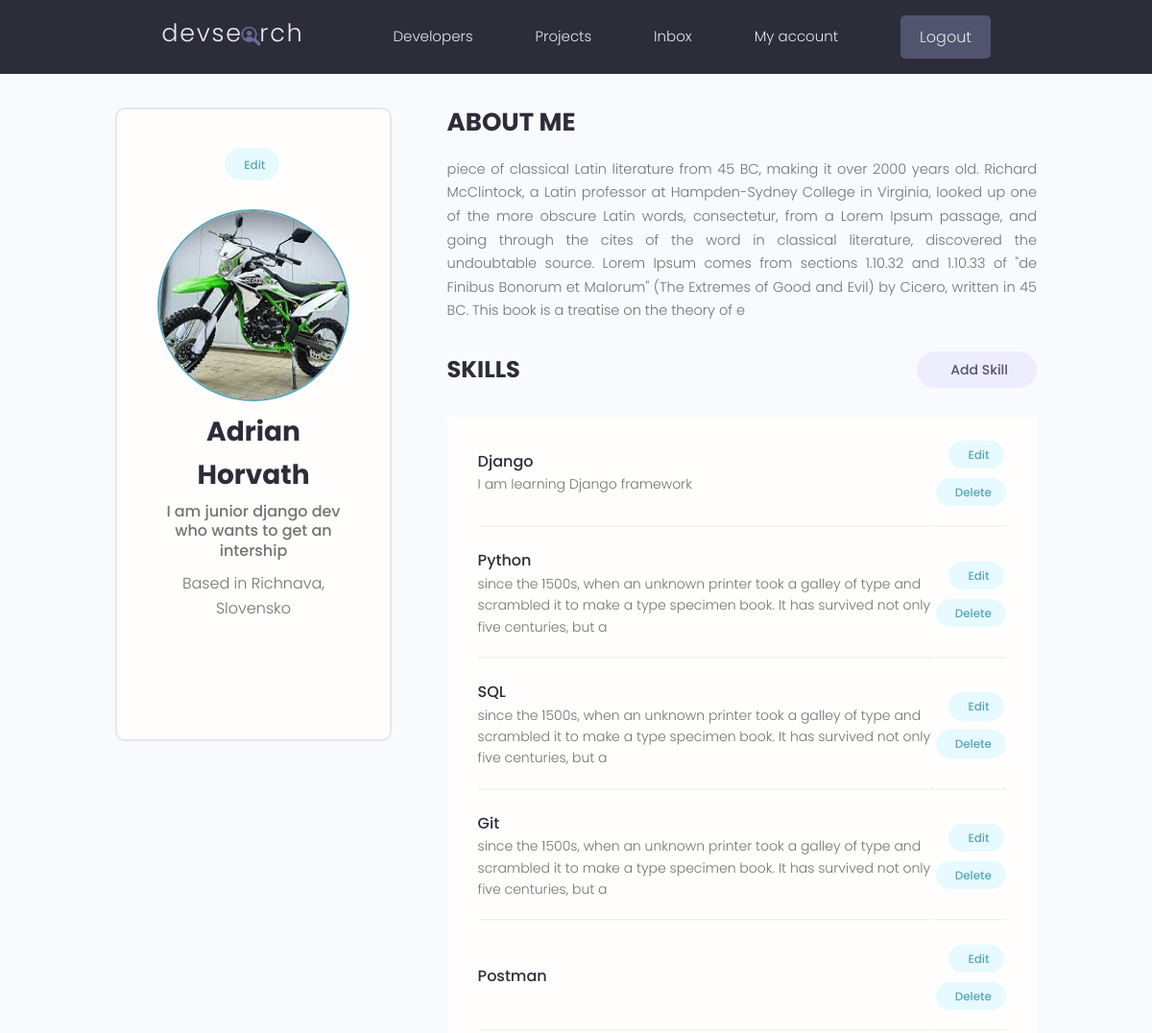
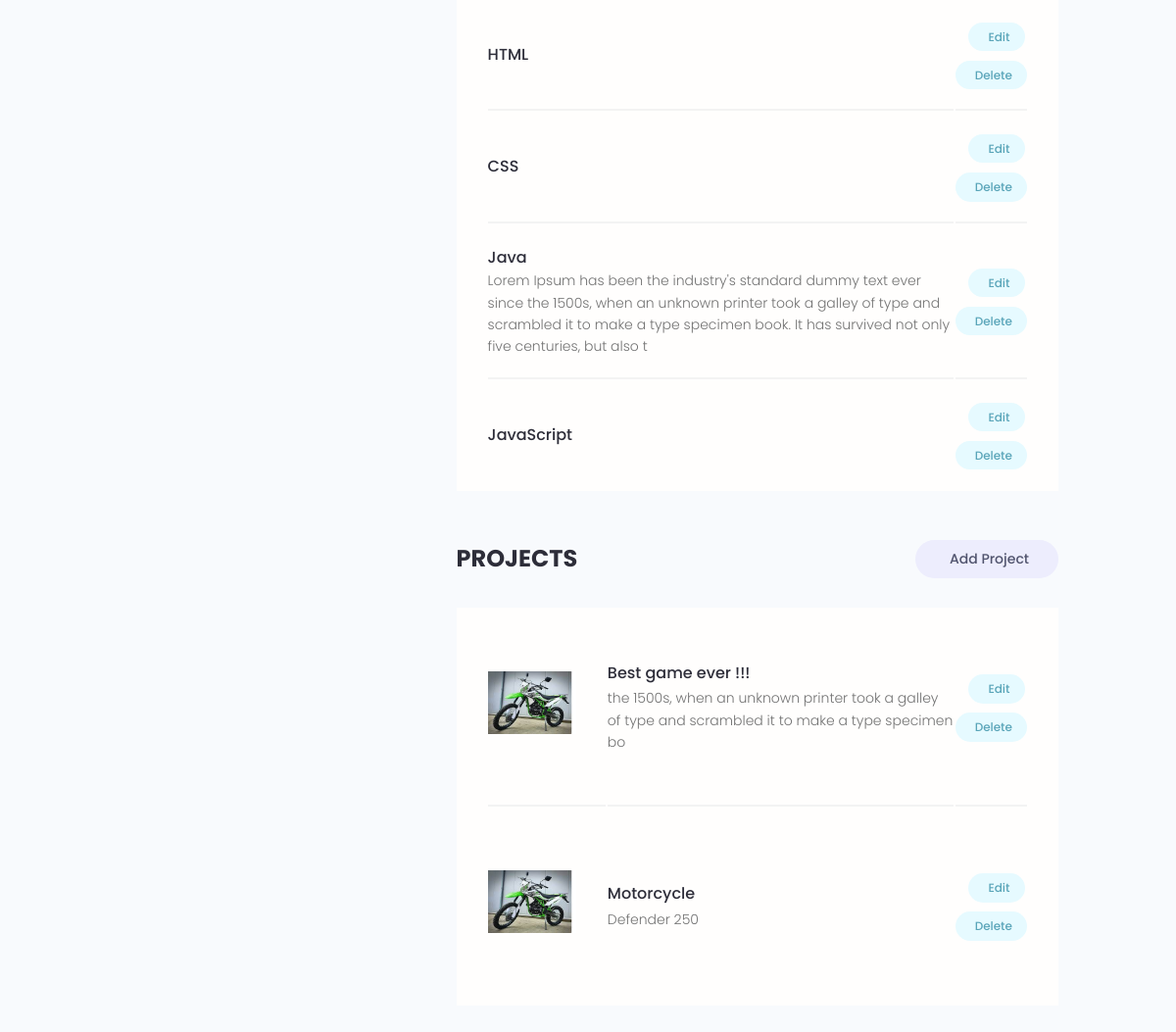
/account/2cfb1329-a3ae-4a3b-a4ca-15cfc957452f/ (signed in), run on the app's committed database (2 pictures, top to bottom).
### users/models.py (models this page shows, shortened)
class Profile(models.Model):
    id = models.UUIDField(default=uuid.uuid4, unique=True,
    primary_key=True, editable=False)
    user = models.OneToOneField(User, on_delete=models.CASCADE, null=True,blank=True)
    name = models.CharField(max_length=200, blank=True, null=True)
    username = models.CharField(max_length=200, blank=True, null=True)
    location = models.CharField(max_length=200, blank=True, null=True)
    email = models.EmailField(max_length=300, null= True, blank=True)
    short_info = models.CharField(max_length=200, blank=True, null=True)
    bio = models.TextField(blank=True, null=True)
    profile_image = models.ImageField(blank=True, null=True, upload_to="profiles/", default="profiles/user-default.png")
    social_github = models.CharField(max_length=200, blank=True, null=True)
    social_twitter = models.CharField(max_length=200, blank=True, null=True)
    social_linkedin = models.CharField(max_length=200, blank=True, null=True)
    social_youtube = models.CharField(max_length=200, blank=True, null=True)
    social_website = models.CharField(max_length=200, blank=True, null=True)
    social_stackoverflow = models.CharField(max_length=200, blank=True, null=True)
    created = models.DateTimeField(auto_now_add=True)

class Skill(models.Model):
    id = models.UUIDField(default=uuid.uuid4, unique=True,
    primary_key=True, editable=False)
    skill = models.ForeignKey(Profile,on_delete=models.CASCADE, null=True, blank=True)
    name = models.CharField(max_length=50, blank=True, null=True)
    description = models.TextField(blank=True, null=True)
    created = models.DateTimeField(auto_now_add=True)

### projects/models.py (models this page shows, shortened)
class Project(models.Model):
    id = models.UUIDField(default=uuid.uuid4, unique=True,
    primary_key=True, editable=False)
    owner = models.ForeignKey(Profile, on_delete=models.SET_NULL,null=True,blank=True)
    title = models.CharField(max_length=200)
    description = models.TextField(null=True, blank=True)
    featured_image = models.ImageField(null=True,blank=True, default="default.jpg")
    demo_link = models.CharField(max_length=2000,null=True,blank=True)
    source_link = models.CharField(max_length=2000,null=True,blank=True)
    tags = models.ManyToManyField("Tag",blank=True )
    vote_total = models.IntegerField(default=0, null=True,blank=True)
    vote_ratio = models.IntegerField(default=0, null=True,blank=True)
    created = models.DateTimeField(auto_now_add=True)
    updated = models.DateTimeField(auto_now=True)

### users/views.py (the view)
# urls.py: path("account/<str:pk>/", views.user_account,name="account" ),
@login_required(login_url="login")
def user_account (request, pk):
    account= Profile.objects.get(id=pk)
    if account.id == request.user.profile.id:
        pass
    else:
        return redirect("account", pk=request.user.profile.id)
    context = {"account":account,}
    return render(request, "users/account.html", context)

### users/templates/users/account.html (shortened to what this page needs)
{% extends 'main.html' %}
{% block content %}
<main class="settingsPage profile my-md">
    <div class="container">
        <div class="layout">
            <div class="column column--1of3">
                <div class="card text-center">
                    <div class="card__body dev">
                        <a class="tag tag--pill tag--main settings__btn" href="{% url 'edit_account' %}"> Edit</a>
                        <img class="avatar avatar--xl dev__avatar"
                            src="{{ account.profile_image.url }}" />
                        <h2 class="dev__name">{{ account.name }}</h2>
                        <p class="dev__title">{{ account.short_info|slice:"60" }}</p>
                        <p class="dev__location">Based in {{ account.location }}</p>
                        <ul class="dev__social">
                        </ul>
                    </div>
                </div>
            </div>
            <div class="column column--2of3">
                <div class="devInfo">
                    <h3 class="devInfo__title">About Me</h3>
                    <p class="devInfo__about">{{ account.bio }}</p>
                </div>
                <div class="settings">
                    <h3 class="settings__title">Skills</h3>
                    <a class="tag tag--pill tag--sub settings__btn tag--lg" href="{% url 'skill_create' %}"> Add
                        Skill</a>
                </div>
                <table class="settings__table">
                    {% for skill in account.skill_set.all %}
                    <tr>
                        <td class="settings__tableInfo">
                            <h4>{{ skill.name }}</h4>
                            <p>{{ skill.description }}</p>
                        </td>
                        <td class="settings__tableActions">
                            <a class="tag tag--pill tag--main settings__btn" href="{% url 'skill_edit' skill.id %}">
                                Edit</a>
                            <a class="tag tag--pill tag--main settings__btn" href="{% url 'skill_delete' skill.id %}">
                                Delete</a>
                        </td>
                    </tr>
                    {% endfor %}
                </table>
                <div class="settings">
                    <h3 class="settings__title">Projects</h3>
                    <a class="tag tag--pill tag--sub settings__btn tag--lg" href="{% url 'create_project' %}"> Add
                        Project</a>
                </div>
                <table class="settings__table">
                    {% for project in account.project_set.all %}
                    <tr>
                        <td class="settings__thumbnail">
                            <a href="{% url 'project' project.id %}"><img src="{{ project.featured_image.url }}" alt="Project Thumbnail" /></a>
                        </td>
                        <td class="settings__tableInfo">
                            <a href="{% url 'project' project.id %}">{{ project.title }}</a>
                            <p>{{ project.description | slice:"100"}}</p>
                        </td>
                        <td class="settings__tableActions">
                            <a class="tag tag--pill tag--main settings__btn" href="{% url 'update_project' project.id %}">
                                Edit</a>
                            <a class="tag tag--pill tag--main settings__btn" href="{% url 'delete_project' project.id %}?next=/account/{{request.user.profile.id}}">
                                Delete</a>
                        </td>
                    </tr>
                    {% endfor %}
                </table>
            </div>
        </div>
    </div>
</main>
{% endblock %}

### static/styles/app.css (style rules this page uses)
:root { --color-sub: #2d2d39; }
.card { border: 2px solid var(--color-light); }
img { width: 100%; }
.profile .card > .dev { padding: 4rem; }
.dev__avatar { display: block; margin: auto; }
.dev__name { color: var(--color-sub); font-size: 2.8rem; font-weight: 700; margin-top: 1rem; margin-bottom: 0.5rem; }
.dev__title { font-size: 1.6rem; font-weight: 500; line-height: 1.3; }
.dev__location { margin-top: 1rem; }
.dev__social { margin: 3rem 0; list-style: none; display: flex; justify-content: center; gap: 1.5rem; }
.devInfo { margin-bottom: 3rem; }
.devInfo__title, .devInfo__subtitle { font-size: 2.6rem; color: var(--color-sub); text-transform: uppercase; font-weight: 700; margin-bottom: 1.5rem; }
.devInfo__about, .devSkill__info { font-size: 1.45rem; line-height: 1.7; text-align: justify; }
.settingsPage .dev > .settings__btn { display: inline-block; margin-bottom: 3rem; }
.settings { display: flex; justify-content: space-between; align-items: center; }
.settings__title { font-size: 2.4rem; text-transform: uppercase; font-weight: 700; color: var(--color-sub); }
.settings__table { margin-top: 3rem; margin-bottom: 5rem; padding: 0 3rem; background: var(--color-white); }
.settings__table tr { width: 100%; }
.settings__table tr > td { padding: 2rem 0; }
.settings__table tr:not(:last-child) td { border-bottom: 2px solid var(--color-white-light); }
.settings__thumbnail { width: 23%; min-width: 10rem; }
.settings__thumbnail img { padding-right: 3rem; height: 15rem; object-fit: contain; }
.settings__tableInfo { width: 100%; }
.settings__tableInfo h4, .settings__tableInfo a { padding-right: 1rem; width: auto; font-size: 1.6rem; font-weight: 500; color: var(--color-sub); }
.settings__tableInfo p { font-size: 1.4rem; }
.settings__tableActions { text-align: right; }

### static/uikit/styles/modules/_variables.css (style rules this page uses)
:root { --color-main: #5aa5b9; --color-main-light: #e6faff; --color-sub: #3f4156; --color-sub-light: #51546e; --color-sub-lighter: #ededfd; --color-text: #737373; --color-gray: #8b8b8b; --color-light: #e5e7eb; --color-light-gray: #767676; --color-bg: #f8fafd; --color-white: #fffefd; --color-white-light: #f3f3f3; --color-success: #359e64; --color-success-bg: #def8e8; --color-error: #fc4b0b; --color-error-bg: #fff2ee; --font-base: 'Poppins', arial, helvetica, 'Segoe UI', roboto, ubuntu, sans-serif; --font-monospace: 'Fira Code', 'Courier New', courier, monospace; --font-regular: 300; --font-medium: 500; --font-bold: 700; --generic-shadow: 1px 1px 5px #00000010; --generic-transition: all 0.3s ease-in-out; }

### static/uikit/styles/modules/_base.css (style rules this page uses)
* { margin: 0; padding: 0; box-sizing: border-box; text-rendering: optimizeLegibility; color: inherit; font-size: inherit; }
html { font-size: 50%; }
@media only screen and (min-width: 480px) { html { font-size: 56.25%; } }
@media only screen and (min-width: 1200px) { html { font-size: 62.5%; } }
body { line-height: 1.6; font-weight: 400; font-size: 1.5rem; color: var(--color-text); background-color: var(--color-bg); min-height: 100vh; }

### static/uikit/styles/modules/_typography.css (style rules this page uses)
* { font-family: var(--font-base); }
h2 { font-size: 3.6rem; font-weight: var(--font-bold); }
h3 { font-size: 3.2rem; font-weight: var(--font-medium); }
h4 { font-size: 2.8rem; font-weight: var(--font-medium); }
p, span, strong { font-size: 1.6rem; color: var(--color-text); font-weight: var(--font-regular); }
a { padding-bottom: 2px; text-decoration: none; display: inline-block; color: var(--color-main); font-weight: var(--font-medium); }

### static/uikit/styles/modules/_utilities.css (style rules this page uses)
.container { width: 92%; max-width: 165rem; margin: 0 auto; box-sizing: border-box; }
@media screen and (min-width: 1000px) { .container { width: 90%; } }
@media screen and (min-width: 1200px) { .container { width: 80%; } }
.text-center { text-align: center; }
.my-md { margin: 3rem auto; }

### static/uikit/styles/modules/_avatar.css (style rules this page uses)
.avatar { border-radius: 50%; border: 2px solid var(--color-main); object-fit: cover; }
.avatar--xl { height: 20rem; width: 20rem; }

### static/uikit/styles/modules/_card.css (style rules this page uses)
.card { border-radius: 1rem; background-color: var(--color-white); border: 1.5px solid var(--color-light); width: auto; height: auto; margin-top: 0.5rem; margin-bottom: 0.5rem; overflow: hidden; }
.card__body, .card__header { padding: 2rem 2.5rem; }

### static/uikit/styles/modules/_layout.css (style rules this page uses)
.layout { display: flex; flex-flow: row wrap; justify-content: space-between; }
.layout > .column { margin-bottom: 3rem; }
.layout > .column.column--1of3 { flex-basis: 30%; }
.layout > .column.column--2of3 { flex-basis: 64%; }

### data on the page
Profile: profile_image (picture), name "Adrian Horvath", short_info "I am junior django dev who wants to get an intership", location "Richnava, Slovensko", bio "piece of classical Latin literature from 45 BC, making it over 2000 years old. Richard McClintock, a Latin professor at Hampden-Sydney College in Virginia, looked up one of the more obscure Latin words, consectetur, from a Lorem Ipsum passage, and going through the cites of the word in classical literature, discovered the undoubtable source. Lorem Ipsum comes from sections 1.10.32 and 1.10.33 of \"de Finibus Bonorum et Malorum\" (The Extremes of Good and Evil) by Cicero, written in 45 BC. This book is a treatise on the theory of e"
Skill: name "Django", description "I am learning Django framework"
Skill: name "Python", description "since the 1500s, when an unknown printer took a galley of type and scrambled it to make a type specimen book. It has survived not only five centuries, but a"
Skill: name "SQL", description "since the 1500s, when an unknown printer took a galley of type and scrambled it to make a type specimen book. It has survived not only five centuries, but a"
Skill: name "Git", description "since the 1500s, when an unknown printer took a galley of type and scrambled it to make a type specimen book. It has survived not only five centuries, but a"
Skill: name "Postman"
Skill: name "HTML"
Skill: name "CSS"
Skill: name "Java", description "Lorem Ipsum has been the industry's standard dummy text ever since the 1500s, when an unknown printer took a galley of type and scrambled it to make a type specimen book. It has survived not only five centuries, but also t"
Skill: name "JavaScript"
Project: featured_image (picture), title "Best game ever !!!", description "the 1500s, when an unknown printer took a galley of type and scrambled it to make a type specimen bo"
Project: featured_image (picture), title "Motorcycle", description "Defender 250"
